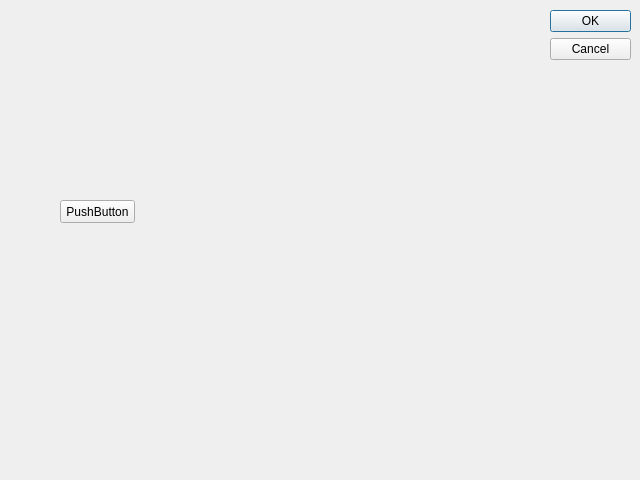
<?xml version="1.0" encoding="UTF-8"?>
<ui version="4.0">
 <class>Dialog</class>
 <widget class="QDialog" name="Dialog">
  <property name="geometry">
   <rect>
    <x>0</x>
    <y>0</y>
    <width>640</width>
    <height>480</height>
   </rect>
  </property>
  <property name="windowTitle">
   <string>Dialog</string>
  </property>
  <widget class="QDialogButtonBox" name="buttonBox">
   <property name="geometry">
    <rect>
     <x>550</x>
     <y>10</y>
     <width>81</width>
     <height>461</height>
    </rect>
   </property>
   <property name="orientation">
    <enum>Qt::Vertical</enum>
   </property>
   <property name="standardButtons">
    <set>QDialogButtonBox::Cancel|QDialogButtonBox::Ok</set>
   </property>
  </widget>
  <widget class="QPushButton" name="pushButton">
   <property name="geometry">
    <rect>
     <x>60</x>
     <y>200</y>
     <width>75</width>
     <height>23</height>
    </rect>
   </property>
   <property name="text">
    <string>PushButton</string>
   </property>
  </widget>
 </widget>
 <resources/>
 <connections>
  <connection>
   <sender>buttonBox</sender>
   <signal>accepted()</signal>
   <receiver>Dialog</receiver>
   <slot>accept()</slot>
   <hints>
    <hint type="sourcelabel">
     <x>248</x>
     <y>254</y>
    </hint>
    <hint type="destinationlabel">
     <x>157</x>
     <y>274</y>
    </hint>
   </hints>
  </connection>
  <connection>
   <sender>buttonBox</sender>
   <signal>rejected()</signal>
   <receiver>Dialog</receiver>
   <slot>reject()</slot>
   <hints>
    <hint type="sourcelabel">
     <x>316</x>
     <y>260</y>
    </hint>
    <hint type="destinationlabel">
     <x>286</x>
     <y>274</y>
    </hint>
   </hints>
  </connection>
 </connections>
</ui>
